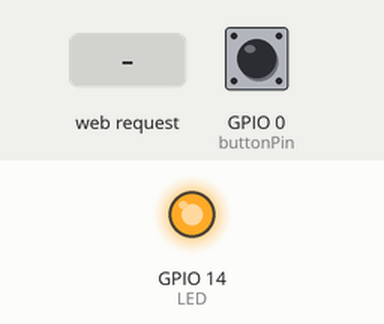
This sketch was run on a simulated ESP32. Shown: output pins drawn as LEDs (lit = HIGH). The test bench sets the inputs (shaded band); at power-on: GPIO 0 (buttonPin) HIGH. WiFi joins after 1.5 s; servers stay silent unless stated; what the sketch prints to the serial monitor is not drawn.

Above: at 2.7 s.
2.8 s: HTTP request GET /LED=OFF received
At 3.9 s:
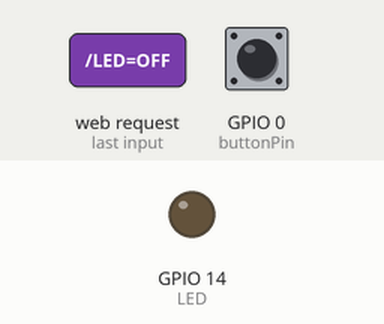
7.7 s: HTTP request GET /LED=ON received
At 9.3 s:
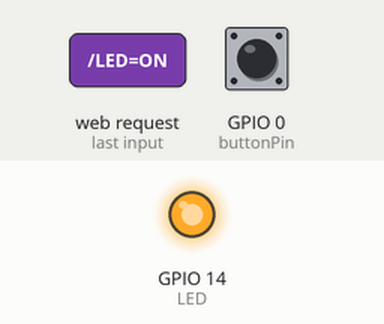
Timing chart, 0 to 10.8 s (numbered marks = the images above; inputs shaded):
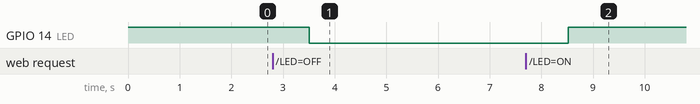

The sketch:

2_1.ino
```cpp
#include <WiFi.h>
#include <HTTPClient.h>

const char* ssid = "MI 8";    //  Your Wi-Fi Name
const char* password = "13579246";   // Wi-Fi Password

int LED = 14;
int buttonPin = 0;
bool ledState = false;
WiFiServer server(80);

unsigned long lastTime = 0;
unsigned long timerDelay = 200;

const char* serverAddress = "http://192.168.43.147";

void setup()
{
    Serial.begin(115200); //Default Baudrate
    pinMode(LED, OUTPUT);
    pinMode(buttonPin, INPUT);
    digitalWrite(LED, HIGH);
    Serial.println("Connecting to the Network");
    WiFi.begin(ssid, password);
    while (WiFi.status() != WL_CONNECTED)
    {
        delay(500);
        Serial.print(".");
    }
    Serial.println("WiFi connected");
    server.begin();  // Starts the Server
    Serial.println("Server started");
    Serial.print("IP Address of network: "); // will IP address on Serial Monitor
    Serial.print(WiFi.localIP());
    Serial.println("/");
}

void loop()
{
    if (digitalRead(buttonPin) == LOW && millis() - lastTime > timerDelay)
    {
        if(WiFi.status() == WL_CONNECTED)
        {
            WiFiClient client;
            HTTPClient http;
            String serverPath = serverAddress + String(ledState ? "/LED=ON" : "/LED=OFF");
            http.begin(client, serverPath.c_str());
            int httpResponseCode = http.GET();
            Serial.print("HTTP Response code: ");
            Serial.println(httpResponseCode);
            ledState ^= true;
            http.end();
        }
        else
            Serial.println("WiFi Disconnected");
        lastTime = millis();
    }

    WiFiClient client = server.available();
    String request = client.readStringUntil('\r');
    client.flush();

    if(request.indexOf("/LED=ON") != -1)
        digitalWrite(LED, HIGH); // Turn LED ON
    if(request.indexOf("/LED=OFF") != -1)
        digitalWrite(LED, LOW); // Turn LED OFF
}
```

Measured:
- after the input at 2.8 s, GPIO 14 (LED): HIGH → LOW after 0.71 s
- after the input at 7.7 s, GPIO 14 (LED): LOW → HIGH after 0.82 s
